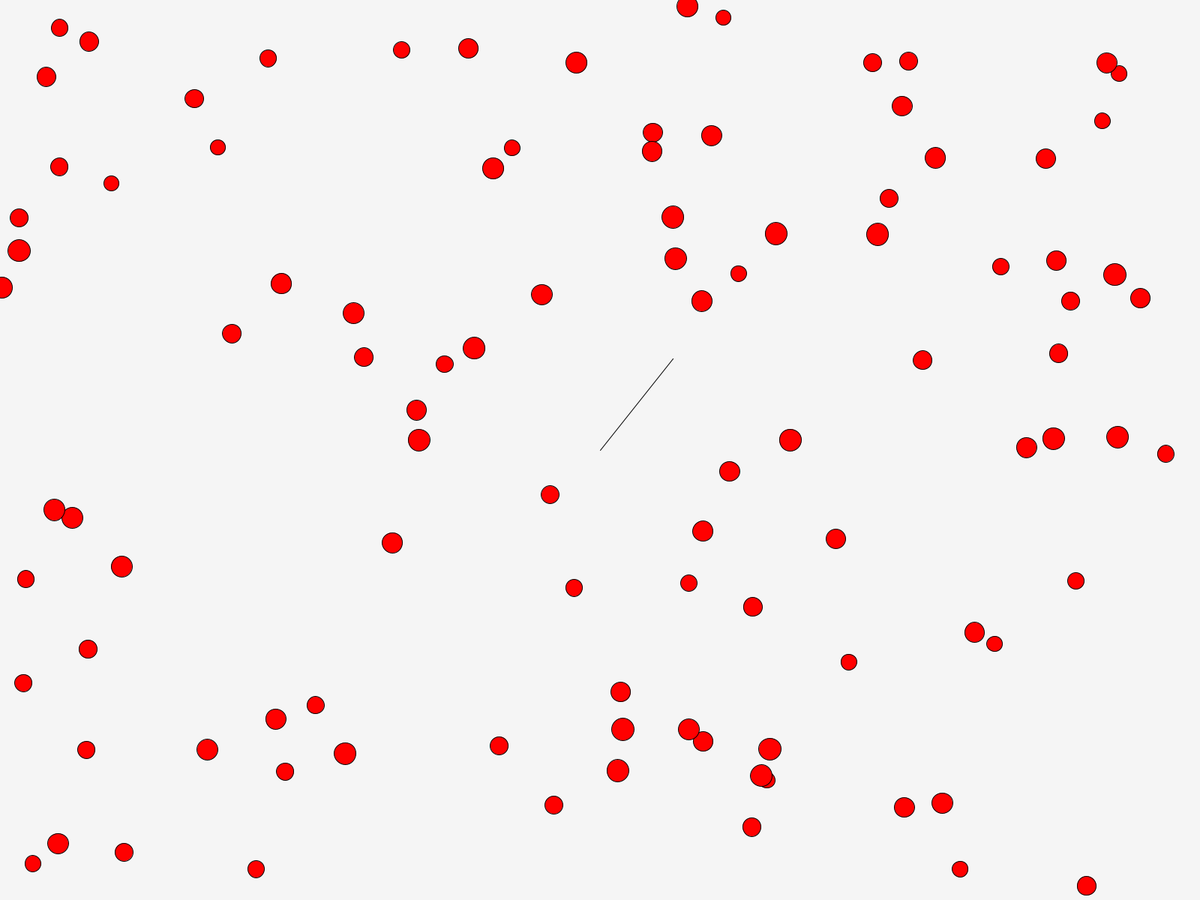
Frame 1 (no input)
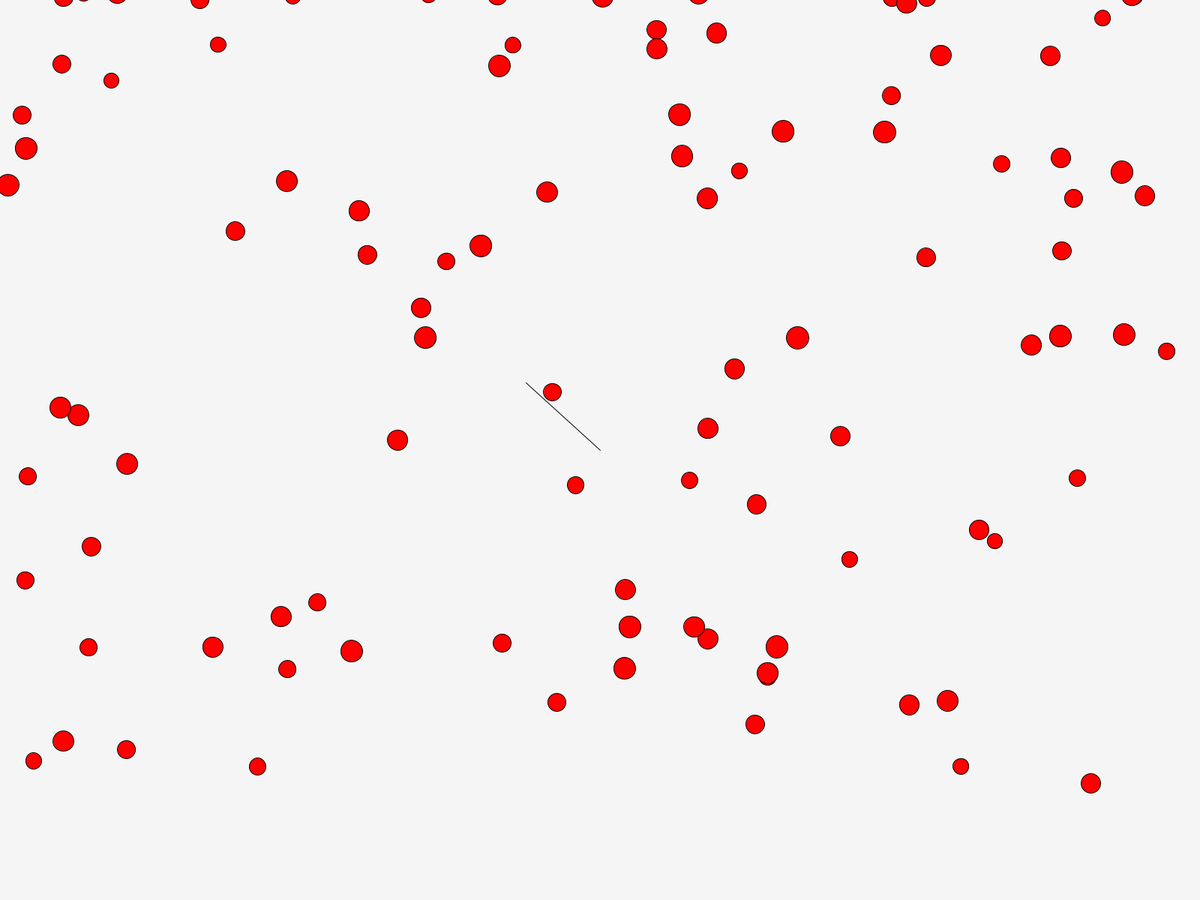
Frame 60 (the mouse pressed at the canvas centre just before this capture)
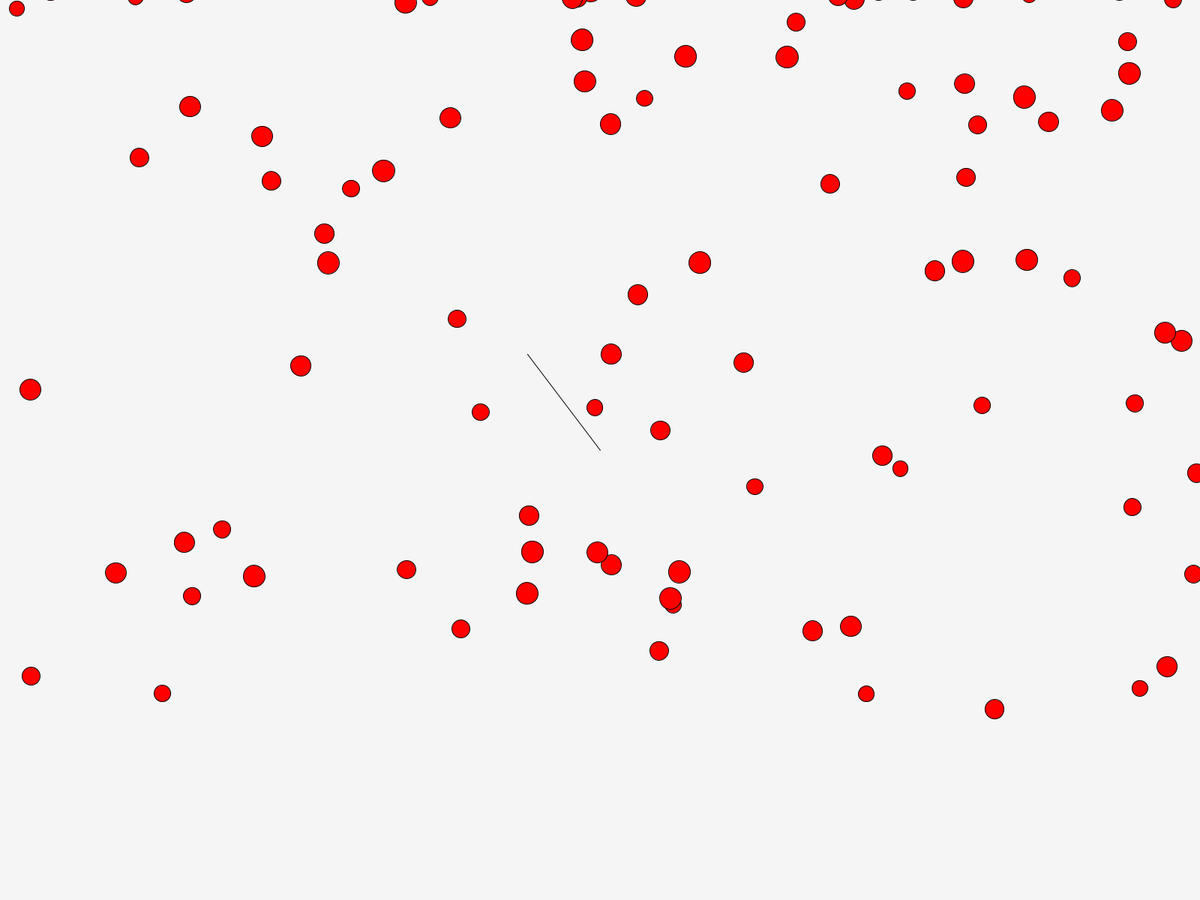
Frame 120 (the mouse held since frame 60 and released just before this capture)

The Processing sketch that drew these frames (run headless with seeded random() and noise(); from frame 60 on, the mouse is pressed at the canvas centre):

// Processing sketch: balloonphys
// ── balloonphys.pde
ArrayList<balloon>balloons=new ArrayList();
PVector gravity = new PVector(0, 0.2);
PVector lift =new PVector(0, -0.21); 

void setup() {
  fullScreen();
  for(int i=0;i<100;i++)balloons.add(new balloon(new PVector(random(0,width), random(0,height))));
}
void draw() {
  float angle= map(noise(frameCount/100.0), 0, 1, 0, 4*PI);
  PVector wind = new PVector(0, -1).rotate(angle);
  background(245);
  for (balloon Balloon : balloons) {
    Balloon.applyForce(gravity);
    Balloon.applyForce(lift);
    Balloon.applyForce(wind);
    Balloon.update();
  }
  line(width/2, height/2, width/2+wind.x*100, height/2+wind.y*500);
  point(width/2+wind.x*100, height/2+wind.y*500);
}
class balloon {
  PVector location, velocity, acceleration;
  float mass, diameter;
  balloon(PVector start) {
    diameter=random(20, 30);
    mass=diameter/10;
    location=start.copy();
    velocity=new PVector(0, 0);
    acceleration= new PVector(0, 0);
  }
  void applyForce(PVector force) {
    PVector a = force.copy().div(mass);
    acceleration.add(a.copy());
  }
  void update() {
    velocity.add(acceleration);
    velocity.limit(3);
    location.add(velocity);
    acceleration.mult(0);
    fill(255, 0, 0);
    ellipse(location.x, location.y, diameter, diameter);
    if (location.x<0)location.x=width;
    if (location.x>width)location.x=0;
    if (location.y<=0) {
      velocity.x = 0.1*velocity.x;
      velocity.y = -0.5*velocity.y;
    }
    if (location.y > height) {
      location.y=height;
      velocity.y=-0.5*velocity.y;
    }
  }
}
